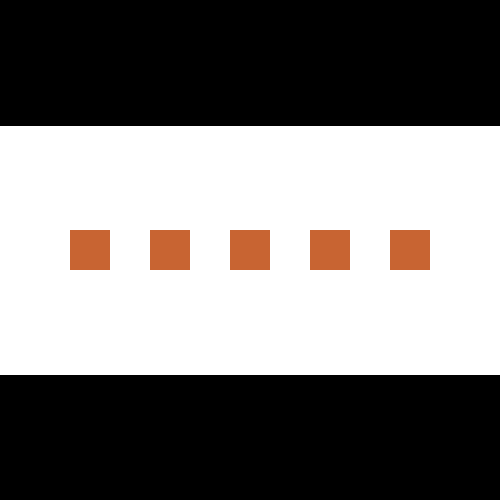
Frame 1 (no input)
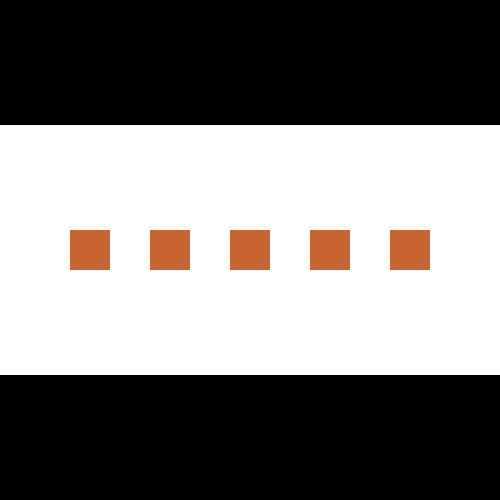
Frame 60 (the mouse pressed at the canvas centre just before this capture)
Frame 120 (the mouse held since frame 60 and released just before this capture): identical to frame 60, image omitted

The Processing sketch that drew these frames (run headless with seeded random() and noise(); from frame 60 on, the mouse is pressed at the canvas centre):

// Processing sketch: shatter
// ── shatter.pde
// Sinem Semsioglu
// modified from
// The Nature of Code
// Daniel Shiffman
// http://natureofcode.com

import java.util.*;

ArrayList<ParticleSystem> ticles;
int num;

void setup(){
  size(500,500);
  ticles = new ArrayList<ParticleSystem>();
  num = 5;
  int x_offset = 50;
  for(int i=0; i<num; i++){
   ticles.add(new ParticleSystem(new PVector(x_offset+40+(80*i),height/2), 40)); 
  }
}

void draw(){
  back();
  Iterator<ParticleSystem> ittit = ticles.iterator();
  //iterates through particle systems to display
  while(ittit.hasNext()){
    ParticleSystem p = ittit.next();
    if(p.isDead()) ittit.remove();
    else{
      //checks if the object is shattered (clicked on)
      if(p.shattered){
         p.run();
      }else p.display();
   }
  }
}

//for shattering
void mouseClicked(){
 for(ParticleSystem p: ticles){
  if(p.clicked(mouseX,mouseY)){
    if(!p.shattered) p.shatter();
    p.shattered = true;
  }
 }
}

//for resetting
void keyPressed(){
  if(keyCode == DOWN){
    ticles = new ArrayList<ParticleSystem>();
    int x_offset = 50;
    for(int i=0; i<num; i++){
     ticles.add(new ParticleSystem(new PVector(x_offset+40+(80*i),height/2), 40)); 
    }
  }
}
  
 //draws background
void back(){
 background(255);
 rectMode(CORNER);
 fill(0);
 rect(0,0,width,height/4);
 rect(0,height*3/4,width,height);
}

// ── particle.pde
// Sinem Semsioglu
// modified from
// The Nature of Code
// Daniel Shiffman
// http://natureofcode.com

class Particle {
  
  PVector location;
  PVector velocity;
  PVector acceleration;
  
  float mass;
  float lifespan;


  Particle(PVector l) {
    location = l.get();
    acceleration = new PVector(random(-0.1,0.1),random(-0.3,0.3));
    velocity = new PVector(0,0);
    lifespan = 255;
    mass = 8;
    
  }
  
   Particle(PVector l, float m) {
    location = l.get();
    acceleration = new PVector(random(-0.1,0.1),random(-0.3,0.3));
    velocity = new PVector(0,0);
    lifespan = 255;
    mass = m;
    
  }

  //updates velocity and location
  void update() {
    velocity.add(acceleration);
    location.add(velocity);
    lifespan -= 2.0;
  }
  

  void display() {
    noStroke();
    rectMode(CENTER);
    fill(200,100,50,lifespan);
  //  fill(200, 50, 200, lifespan);
    rect(location.x,location.y,mass,mass);
  }
  
  void run(){
   update();
   display();
  }
  
  //applies force to the particle, affects acceleration
  void applyForce(PVector force){
   acceleration.add(force); 
  }
  
  //checks id a particle's lifespan has ended and has become invisible
  boolean isDead(){
     if(lifespan < 0.0) {
       return true; 
     }else return false;
  }
}

// ── ps.pde
// Sinem Semsioglu
// modified from
// The Nature of Code
// Daniel Shiffman
// http://natureofcode.com

class ParticleSystem {
 ArrayList<Particle> particles;
 PVector origin;
 
 float mass;
 boolean shattered;      //checks if the object has been shattered/clicked on
 
 ParticleSystem(PVector origin_){
  particles = new ArrayList<Particle>(); 
  origin = origin_;
  shattered = false;
  mass = 0;
 }
 
 ParticleSystem(PVector origin_, float mass_){
  particles = new ArrayList<Particle>(); 
  origin = origin_;
  shattered = false;
  mass = mass_;
 }
 
 void addParticle(){
  particles.add(new Particle(origin)); 
 }
 
 //adds particle to a given position
 void addParticle(Particle p){
  particles.add(p); 
 }
 
 //shatters the particles accross the scrren
 void run(){
   Iterator<Particle> parts = particles.iterator();
   Particle curr; 
   while(parts.hasNext()){
     curr = parts.next();
     curr.run();
     if (curr.isDead()){
      parts.remove(); 
     }
   }
 }
 
 void display(){
  rectMode(CENTER);
  noStroke();
  fill(200,100,50);
  rect(origin.x, origin.y, mass, mass);
 }
 
//checks if a particle system has been clicked 
boolean clicked(int mx, int my) {
    float d = dist(mx,my,origin.x,origin.y);
    if (d < mass) {
      return true;
    }
    return false;
 }
 
 //initializes a list of particles with their total mass equal to the objects
 void shatter(){
  float m=0;
  while(m<mass*mass){
    float moverMass = random(5,mass/3);
    PVector moverPos = PVector.add(origin, new PVector(random(-mass/2,mass/2),random(-mass/2, mass/2)));
    particles.add(new Particle(moverPos,moverMass)); 
    m+=moverMass*moverMass;
  }
 }
 
 boolean isDead(){
   boolean check = true;
    if(particles.isEmpty())return false;
    else{
      for(Particle p:  particles){
        check = check && p.isDead(); 
      }
    }
    return check;
 }
 

}
